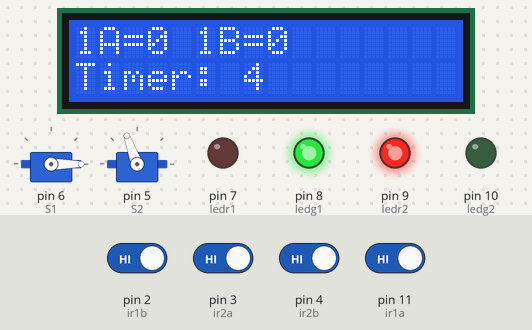
The sketch below on a simulated Arduino Uno, built with avr-gcc and run on an emulated ATmega328P. Shown: 2 × servo, 16×2 character LCD, output pins drawn as LEDs (lit = HIGH). The test bench sets the inputs (shaded band); at power-on: pin 2 (ir1b), pin 3 (ir2a), pin 4 (ir2b), pin 11 (ir1a) HIGH.

Above: at 1.2 s.
1.3 s: pin 2 (ir1b) driven LOW
10.6 s: pin 3 (ir2a) driven LOW
19.6 s: pin 4 (ir2b) driven LOW
At 23.9 s:
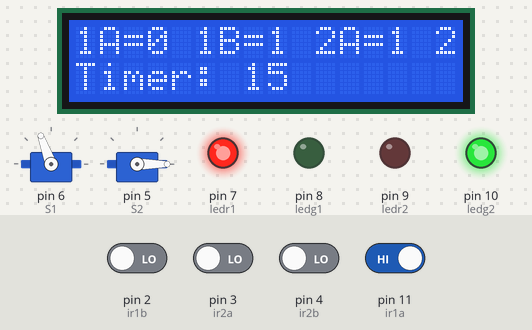
28.6 s: pin 11 (ir1a) driven LOW
At 39.5 s:
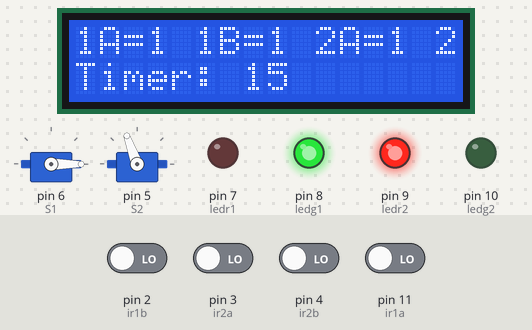
Timing chart, 0 to 41.0 s (numbered marks = the images above; inputs shaded):
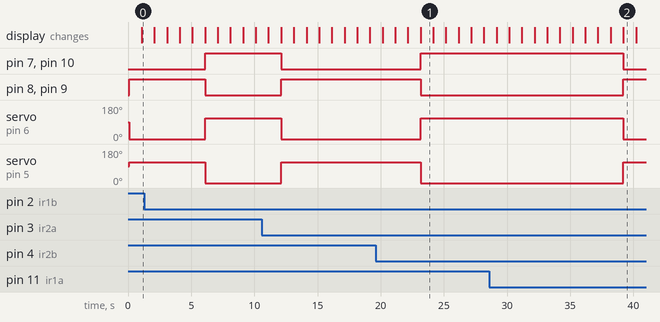

Measured:
- what the display in image 1 shows lasts 1.0 s, from 23.2 s to 24.2 s

The sketch:

final_code.ino
```cpp
int A=0,B=0,C=0,D=0;

#include <LiquidCrystal_I2C.h>
#include <Servo.h>

#define ir1a 11
#define ir1b 2
#define ir2a 3
#define ir2b 4

#define ledr1 7
#define ledg1 8
#define ledr2 9
#define ledg2 10


Servo S1;
Servo S2;


int up = 0;
int down = 110;

int base_time = 5;
int ir_const1 = 5;
int ir_const2 = 5;


LiquidCrystal_I2C lcd(0x27,16,2);

void setup() {

  S1.attach(6);
  S2.attach(5);
  lcd.init();
  lcd.clear();
  lcd.backlight();
  lcd.setCursor(0,0);
  lcd.setCursor(0,1);
  lcd.print("Timer:  ");


  pinMode(ledr1,OUTPUT); // 1 red
  pinMode(ledg1,OUTPUT); // 1 green
  pinMode(ledr2,OUTPUT); // 2 red
  pinMode(ledg2,OUTPUT); // 2 green

  pinMode(ir1a,INPUT); // A ir sensor
  pinMode(ir1b,INPUT); // B ir sensor
  pinMode(ir2a,INPUT); // C ir sensor
  pinMode(ir2b,INPUT); // D ir sensor
}

void print_lcd(int t)
{
  for(int i = t; i>= 0 ; i--)
  {
    lcd.setCursor(7,1);
    lcd.print(i);
    delay(1000);
    }
  }

void loop() {
  // put your main code here, to run repeatedly:

  A = !digitalRead(ir1a);
  B = !digitalRead(ir1b);

  lcd.setCursor(0,0);
  lcd.print("1A=");
  lcd.print(A);
  lcd.print(" 1B=");
  lcd.print(B);

  digitalWrite(ledr1,LOW);
  digitalWrite(ledg2,LOW);
  digitalWrite(ledr2,HIGH);
  digitalWrite(ledg1,HIGH);
  S1.write(up);
  S2.write(down);
  print_lcd(base_time + A*ir_const1 + B*ir_const2);

  C = !digitalRead(ir2a);
  D = !digitalRead(ir2b);

  lcd.setCursor(10,0);
  lcd.print("2A=");
  lcd.print(C);
  lcd.print(" 2B=");
  lcd.print(D);

  digitalWrite(ledr2,LOW);
  digitalWrite(ledg1,LOW);
  digitalWrite(ledr1,HIGH);
  digitalWrite(ledg2,HIGH);
  S1.write(down);
  S2.write(up);
  print_lcd(base_time + C*ir_const1 + D*ir_const2);

}
```
